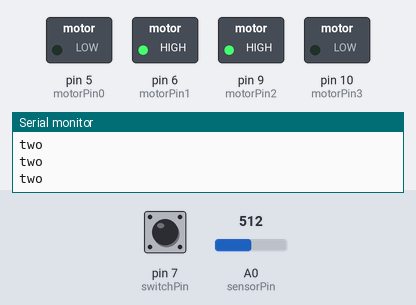
A sketch run on a simulated Arduino Uno, built with avr-gcc and run on an emulated ATmega328P. Parts: switched loads named in the sketch (green lamp = pin HIGH), the last lines printed to the serial monitor. Inputs (shaded band) come from the test bench; at power-on: A0 (sensorPin) = 512, pin 7 (switchPin) HIGH.

Above: at 1.2 s.
1.3 s: A0 (sensorPin) set to 521
At 1.7 s:
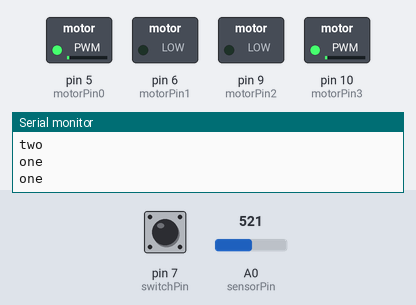
Timing chart, 0 to 4.3 s (numbered marks = the images above; inputs shaded):
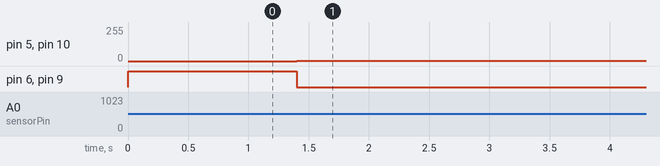

Measured:
- the behaviour switches between 512 and 513 on A0 (sensorPin) (found by bisection; images 0 and 1)
- after the input at 1.3 s, pin 5 (motorPin0), pin 10 (motorPin3): 0/255 → 1/255 after 0.10 s; pin 6 (motorPin1), pin 9 (motorPin2): HIGH → LOW after 0.10 s

The sketch:

Motor_Driver.ino
```cpp
/* simpleMotor using th L293
* —————-
*/

//the H bridge takes two outputs from the Arduino to control the motor.
/*int motorPin0 = 3;
int motorPin1 = 5;
int motorPin2 = 9;
int motorPin3 = 6;
*/
/* SOUMYA
int motorPin0 = 5;
int motorPin1 = 6;
int motorPin2 = 9;
int motorPin3 = 10;

*/
int motorPin0 = 5;
int motorPin1 = 6;
int motorPin2 = 9;
int motorPin3 = 10;


// there is one switch
int switchPin = 7;
//declare the state variable
int state = 0;


int sensorPin = A0;    // select the input pin for the potentiometer
int sensorValue = 0;  // variable to store the value coming from the sensor
int pwmValue = 0;
int pwmtest=0;

void setup() {
//the motor control wires are outputs

pinMode(motorPin0, OUTPUT);
pinMode(motorPin1, OUTPUT);
pinMode(motorPin2, OUTPUT);
pinMode(motorPin3, OUTPUT);
//the switch is an input
pinMode(switchPin, INPUT);
Serial.begin(9600);
}

void loop() {
//read the switch
state = digitalRead(switchPin);
sensorValue = analogRead(sensorPin);

//based on the state of the switch alternate the control pins to change he direction of the motor.
//switch (state){
//case 0:

if (sensorValue > 512) {
  pwmValue = map(sensorValue-512, 0, 511, 0, 255);

  analogWrite(motorPin0, HIGH);
  digitalWrite(motorPin1, LOW);
  digitalWrite(motorPin2, LOW);
  analogWrite(motorPin3, HIGH);
  Serial.print("\none\n");
  delay(100);
}
else {
  pwmValue = map(sensorValue-512, 0, -512, 0, 255);

  analogWrite(motorPin0, LOW);
  digitalWrite(motorPin1, HIGH);
  digitalWrite(motorPin2, HIGH);
  analogWrite(motorPin3, LOW);
  Serial.print("\ntwo\n");
  delay(100);
}


/*
  pwmValue = 100;
  analogWrite(motorPin0, pwmValue);
  digitalWrite(motorPin1, LOW);
  digitalWrite(motorPin2, LOW);
  analogWrite(motorPin3, 150);
  delay(2000);

  analogWrite(motorPin0, LOW );
  digitalWrite(motorPin1, HIGH);
  digitalWrite(motorPin2, HIGH);
  analogWrite(motorPin3, LOW);
  delay(2000);

  analogWrite(motorPin0, HIGH);
  digitalWrite(motorPin1, LOW);
  digitalWrite(motorPin2, HIGH);
  analogWrite(motorPin3, LOW);
  delay(2000);

  analogWrite(motorPin0, LOW);
  digitalWrite(motorPin1, HIGH);
  digitalWrite(motorPin2, LOW);
  analogWrite(motorPin3, HIGH);
  delay(2000);


  analogWrite(motorPin0, LOW);
  digitalWrite(motorPin1, LOW);
  digitalWrite(motorPin2, LOW);
  analogWrite(motorPin3, LOW);

Serial.println(pwmValue);
delay(10000);

*/


//break;
//case 1:
//digitalWrite(motorPin0, LOW);
//digitalWrite(motorPin1, HIGH);
//digitalWrite(motorPin2, HIGH);
//digitalWrite(motorPin3, LOW);
//break;
delay(100);
}
```
